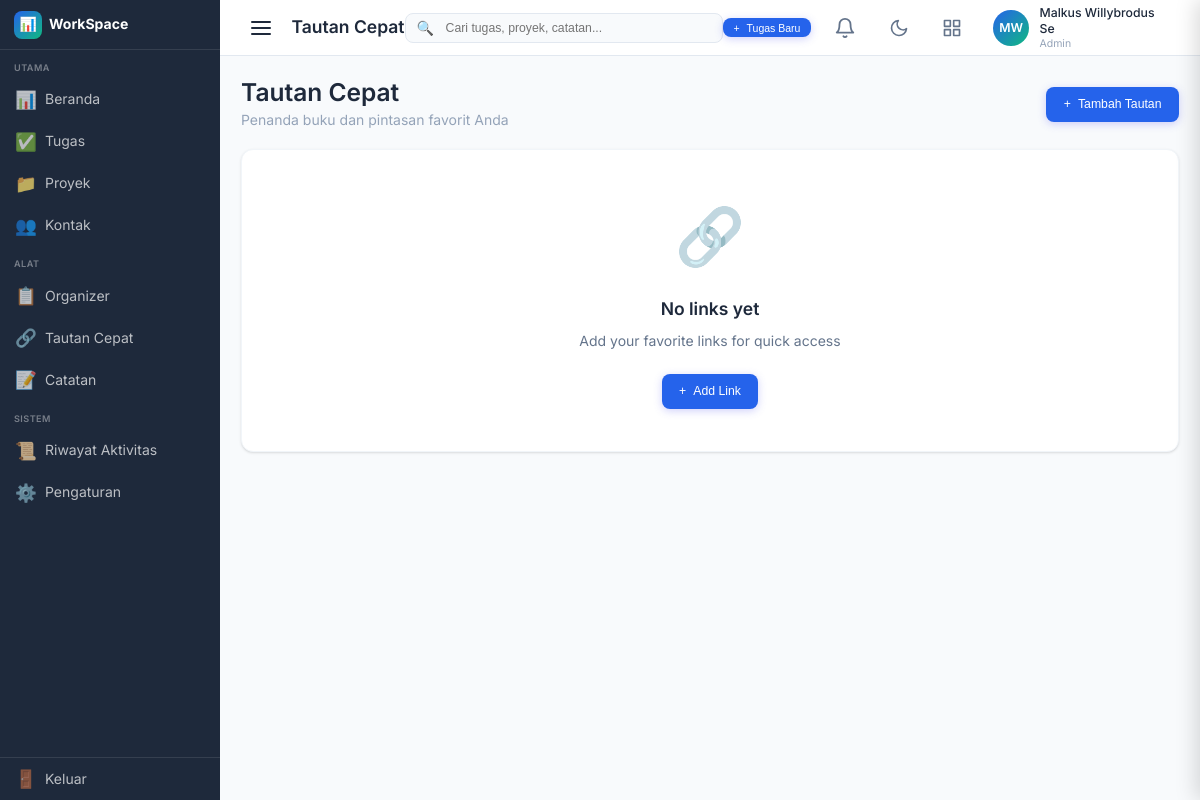
The page /index.php?page=links (signed in) on the database as committed earlier.
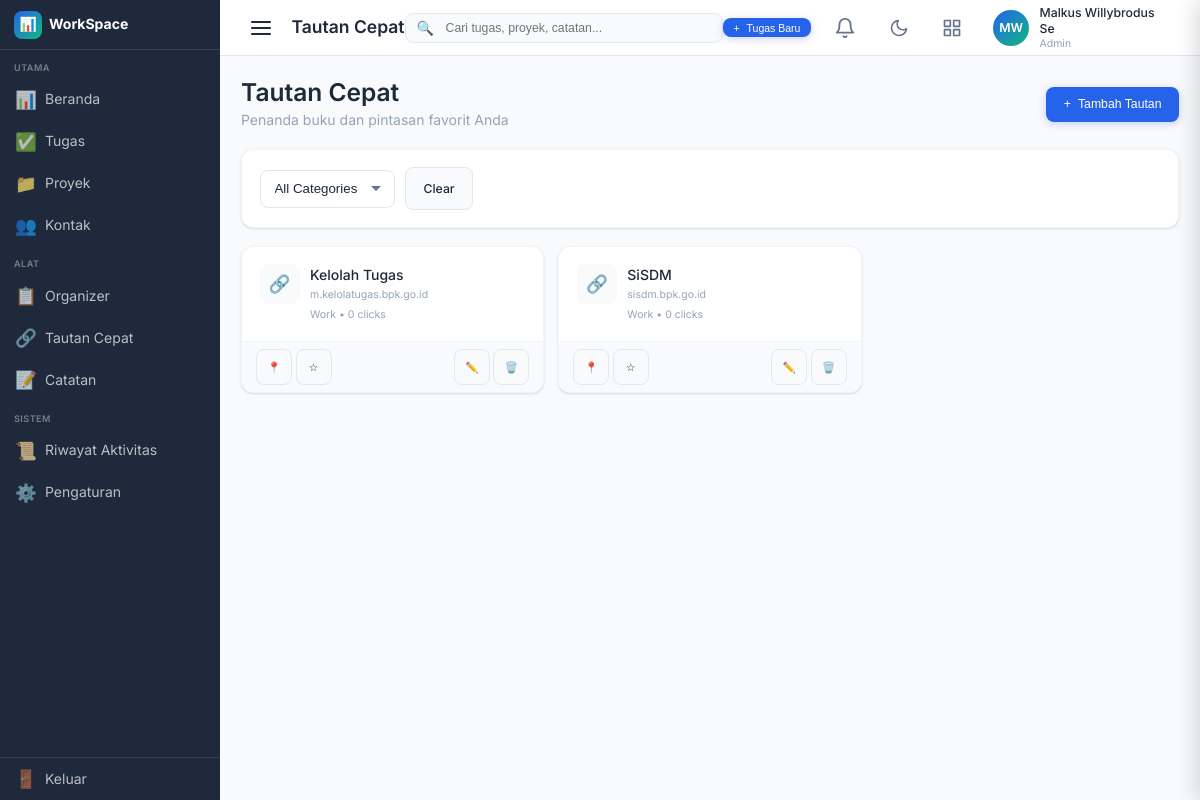
The same page on the database as committed later.
### tables this page shows
CREATE TABLE `quick_links` (
  `id` int NOT NULL AUTO_INCREMENT,
  `user_id` int NOT NULL,
  `title` varchar(100) NOT NULL,
  `url` varchar(500) NOT NULL,
  `favicon` varchar(255) DEFAULT NULL,
  `icon_upload` varchar(255) DEFAULT NULL,
  `category` varchar(50) DEFAULT 'general',
  `is_pinned` tinyint(1) DEFAULT '0',
  `is_favorite` tinyint(1) DEFAULT '0',
  `click_count` int DEFAULT '0',
  `created_at` datetime DEFAULT CURRENT_TIMESTAMP,
  `updated_at` datetime DEFAULT CURRENT_TIMESTAMP ON UPDATE CURRENT_TIMESTAMP,
  PRIMARY KEY (`id`),
  KEY `user_id` (`user_id`),
  CONSTRAINT `quick_links_ibfk_1` FOREIGN KEY (`user_id`) REFERENCES `users` (`id`) ON DELETE CASCADE
);

### config/functions.php (called while the page is built, shortened)
<?php
function getUserId() {
    return $_SESSION['user_id'] ?? null;
}
function h($str) {
    return htmlspecialchars($str, ENT_QUOTES, 'UTF-8');
}

### pages/links/index.php (the view, shortened to what the changed rows need)
<?php
require_once __DIR__ . '/../../config/functions.php';
$userId = getUserId();
$db = getDB();
$sql = "SELECT * FROM quick_links WHERE user_id = ?";
$params = [$userId];
$types = 'i';
$sql .= " ORDER BY is_pinned DESC, is_favorite DESC, click_count DESC, created_at DESC";
$stmt = $db->prepare($sql);
$stmt->bind_param($types, ...$params);
$stmt->execute();
$links = $stmt->get_result()->fetch_all(MYSQLI_ASSOC);
$stmt = $db->prepare("SELECT DISTINCT category FROM quick_links WHERE user_id = ? ORDER BY category");
$stmt->bind_param('i', $userId);
$stmt->execute();
$categories = $stmt->get_result()->fetch_all(MYSQLI_ASSOC);
?>
<div class="links-page">
    <div class="d-flex justify-between align-center mb-5">
        <div>
            <h2>Tautan Cepat</h2>
        </div>
    </div>
    <?php if (count($categories) > 0): ?>
    <div class="card mb-5">
        <div class="card-body">
            <form method="GET" class="d-flex gap-3 flex-wrap align-center">
                <div class="form-group" style="margin-bottom: 0;">
                    <select name="category" class="form-control" onchange="this.form.submit()">
                        <option value="">All Categories</option>
                    </select>
                </div>
                <a href="index.php?page=links" class="btn btn-secondary">Clear</a>
            </form>
        </div>
    </div>
    <?php endif; ?>
    <?php if (count($links) > 0): ?>
    <div class="d-grid" style="grid-template-columns: repeat(auto-fill, minmax(280px, 1fr)); gap: var(--space-4);">
        <?php foreach ($links as $link): ?>
        <div class="card" style="<?= $link['is_pinned'] ? 'border-left: 3px solid var(--primary);' : '' ?>">
            <div class="card-body">
                <div class="d-flex align-start gap-3">
                    <div style="width: 40px; height: 40px; display: flex; align-items: center; justify-content: center; background: var(--bg-body); border-radius: var(--radius); flex-shrink: 0;">
                        <?php
                        $faviconUrl = trim($link['favicon'] ?? '');
                        $isExternal = !empty($faviconUrl) && (strpos($faviconUrl, 'http') === 0 || strpos($faviconUrl, '//') === 0);
                        if ($isExternal): ?>
                        <span style="display: none; font-size: 1.25rem;">🔗</span>
                        <?php endif; ?>
                    </div>
                    <div class="flex-1" style="min-width: 0;">
                        <div class="d-flex align-center gap-2">
                            <a href="#" onclick="trackLinkClick(<?= $link['id'] ?>, '<?= h(addslashes($link['url'])) ?>'); return false;" class="font-weight-500 truncate" style="color: var(--text-primary);">
                                <?= h($link['title']) ?>
                            </a>
                        </div>
                        <div class="text-xs text-muted truncate"><?= h(parse_url($link['url'], PHP_URL_HOST)) ?></div>
                        <div class="text-xs text-muted mt-1"><?= h(ucfirst($link['category'])) ?> • <span id="click-count-<?= $link['id'] ?>"><?= $link['click_count'] ?></span> clicks</div>
                    </div>
                </div>
            </div>
            <div class="card-footer d-flex justify-between" style="padding: var(--space-2) var(--space-4);">
                <div class="d-flex gap-1">
                    <form method="POST">
                        <button type="submit" class="btn btn-sm btn-icon btn-secondary" title="<?= $link['is_pinned'] ? 'Unpin' : 'Pin' ?>">
                            <?= $link['is_pinned'] ? '📌' : '📍' ?>
                        </button>
                    </form>
                    <form method="POST">
                        <button type="submit" class="btn btn-sm btn-icon btn-secondary" title="<?= $link['is_favorite'] ? 'Remove from favorites' : 'Add to favorites' ?>">
                            <?= $link['is_favorite'] ? '⭐' : '☆' ?>
                        </button>
                    </form>
                </div>
                <div class="d-flex gap-1">
                    <button class="btn btn-sm btn-icon btn-secondary" onclick="editLink(<?= $link['id'] ?>, '<?= h(addslashes($link['title'])) ?>', '<?= h(addslashes($link['url'])) ?>', '<?= h(addslashes($link['category'])) ?>', <?= $link['is_pinned'] ?>, <?= $link['is_favorite'] ?>)" title="Edit">
                        ✏️
                    </button>
                    <form method="POST" onsubmit="event.preventDefault(); swalConfirm('Hapus tautan ini?', 'Tindakan ini tidak dapat dibatalkan.', 'warning').then(result => { if (result.isConfirmed) this.submit(); })">
                        <button type="submit" class="btn btn-sm btn-icon btn-secondary" title="Delete">🗑️</button>
                    </form>
                </div>
            </div>
        </div>
        <?php endforeach; ?>
    </div>
    <?php else: ?>
    <div class="card">
        <div class="empty-state">
            <div class="empty-state-icon">🔗</div>
            <div class="empty-state-title">No links yet</div>
            <div class="empty-state-text">Add your favorite links for quick access</div>
            <button class="btn btn-primary" onclick="openModal('addLinkModal')">
                <span>+</span> Add Link
            </button>
        </div>
    </div>
    <?php endif; ?>
</div>

Rows that differ between the two databases and show on the page:
added quick_links: title "Kelolah Tugas", url "m.kelolatugas.bpk.go.id", category "Work", click_count "0"
added quick_links: title "SiSDM", url "sisdm.bpk.go.id", category "Work", click_count "0"
Other text that changed with them:
form field category: (not shown) → "All Categories"
text no longer shown: "🔗 No links yet Add your favorite links for quick access + Add Link"
text now shown: "Clear"
